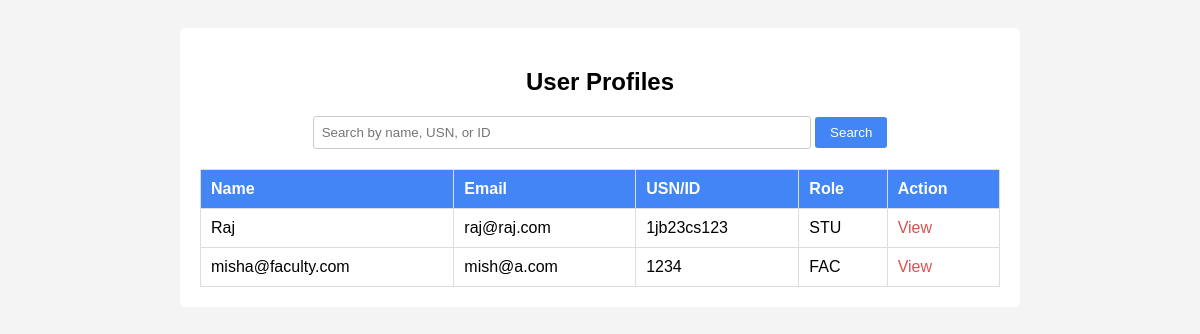
/faculty/dashboard/userview (signed in), run on an earlier commit of the app's database.
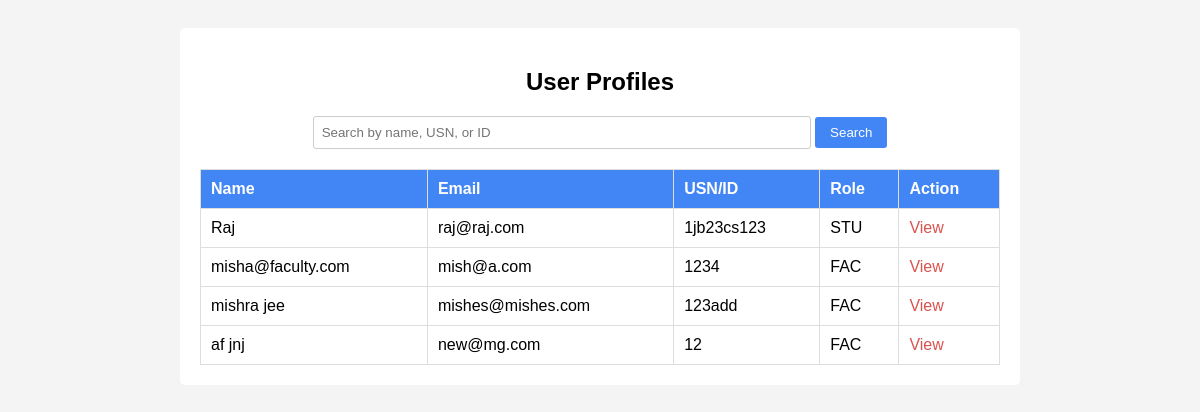
And on a later commit of the database.
### core/models.py (models this page shows, shortened)
class Student(models.Model):
    name = models.CharField(max_length=50,null=False,verbose_name='FULL NAME')
    usn = models.CharField(max_length=50,primary_key=True,verbose_name='USN')
    email = models.EmailField(max_length=254,null=False,verbose_name='EMAIL')
    user = models.OneToOneField(User, on_delete=models.CASCADE,related_name='studentuser',null=True,blank=True)
    book = models.ManyToManyField(Book, verbose_name='Books',related_name='alloted_books_by_std',blank=True)

class User(AbstractUser):
    class Role_choice(models.TextChoices):
        STUDENT = "STU", "Student"
        FACULTY = "FAC", "Faculty"
        LIBRARIAN = "LIB", "Librarian"
        ADMIN = "ADM", "Admin"
    role = models.CharField(max_length=50,choices=Role_choice.choices,default=Role_choice.STUDENT)

class Faculty(models.Model):
    name = models.CharField(max_length=50,null=False,verbose_name='FULL NAME')
    id = models.CharField(max_length=50,primary_key=True,verbose_name='ID')
    email = models.EmailField(max_length=254,null=False,verbose_name='EMAIL')
    user = models.OneToOneField(User, on_delete=models.CASCADE,related_name='facultyuser',null=True,blank=True)
    book = models.ManyToManyField(Book, verbose_name='Books',related_name='alloted_books_by_faculty',blank=True)

### core/views.py (the view)
# urls.py: path('faculty/dashboard/userview',UserView.as_view(),name='userlist'),
class UserView(LoginRequiredMixin,UserPassesTestMixin,ListView):
    template_name = 'core/searchUser.html'
    context_object_name = 'UserList'
    def get_queryset(self):
        query = self.request.GET.get("q")
        students = Student.objects.all()
        faculty = Faculty.objects.all()
        if query:
            students = students.filter(Q(name__icontains=query) | Q(usn__icontains=query))
            faculty = faculty.filter(Q(name__icontains=query) | Q(id__icontains=query))
        return list(students) + list(faculty)
    def test_func(self):
        return self.request.user.is_staff

### core/templates/core/searchUser.html (shortened to what this page needs)
<!DOCTYPE html>
<html lang="en">
<head>
</head>
<body>
    <div class="container">
        <h2>User Profiles</h2>
        <form method="get" action="" class="search">
            <input type="text" name="q" placeholder="Search by name, USN, or ID" value="{{ request.GET.q }}">
            <input type="submit" value="Search">
        </form>
        {% if UserList %}
        <table>
            <tr>
                <th>Name</th>
                <th>Email</th>
                <th>USN/ID</th>
                <th>Role</th>
                <th>Action</th>
            </tr>
            {% for profile in UserList %}
            <tr>
                <td>{{ profile.name }}</td>
                <td>{{ profile.email }}</td>
                <td>{% if profile.usn %}{{ profile.usn }}{% elif profile.id %}{{ profile.id }}{% endif %}</td>
                <td>{{ profile.user.role }}</td>
                <td>
                    {% if profile.usn %}
                        <a href="{% url 'userdetail' 'student' profile.usn %}">View</a>
                    {% elif profile.id %}
                        <a href="{% url 'userdetail' 'faculty' profile.id %}">View</a>
                    {% endif %}
                </td>
            </tr>
            {% endfor %}
        </table>
        {% else %}
        <p>No users found.</p>
        {% endif %}
    </div>
</body>
</html>

What changed in the data, as far as the page shows it:
added Faculty: name "mishra jee", email "mishes@mishes.com", id "123add", user.role "FAC", shows "View"
added Faculty: name "af jnj", email "new@mg.com", id "12", user.role "FAC", shows "View"
